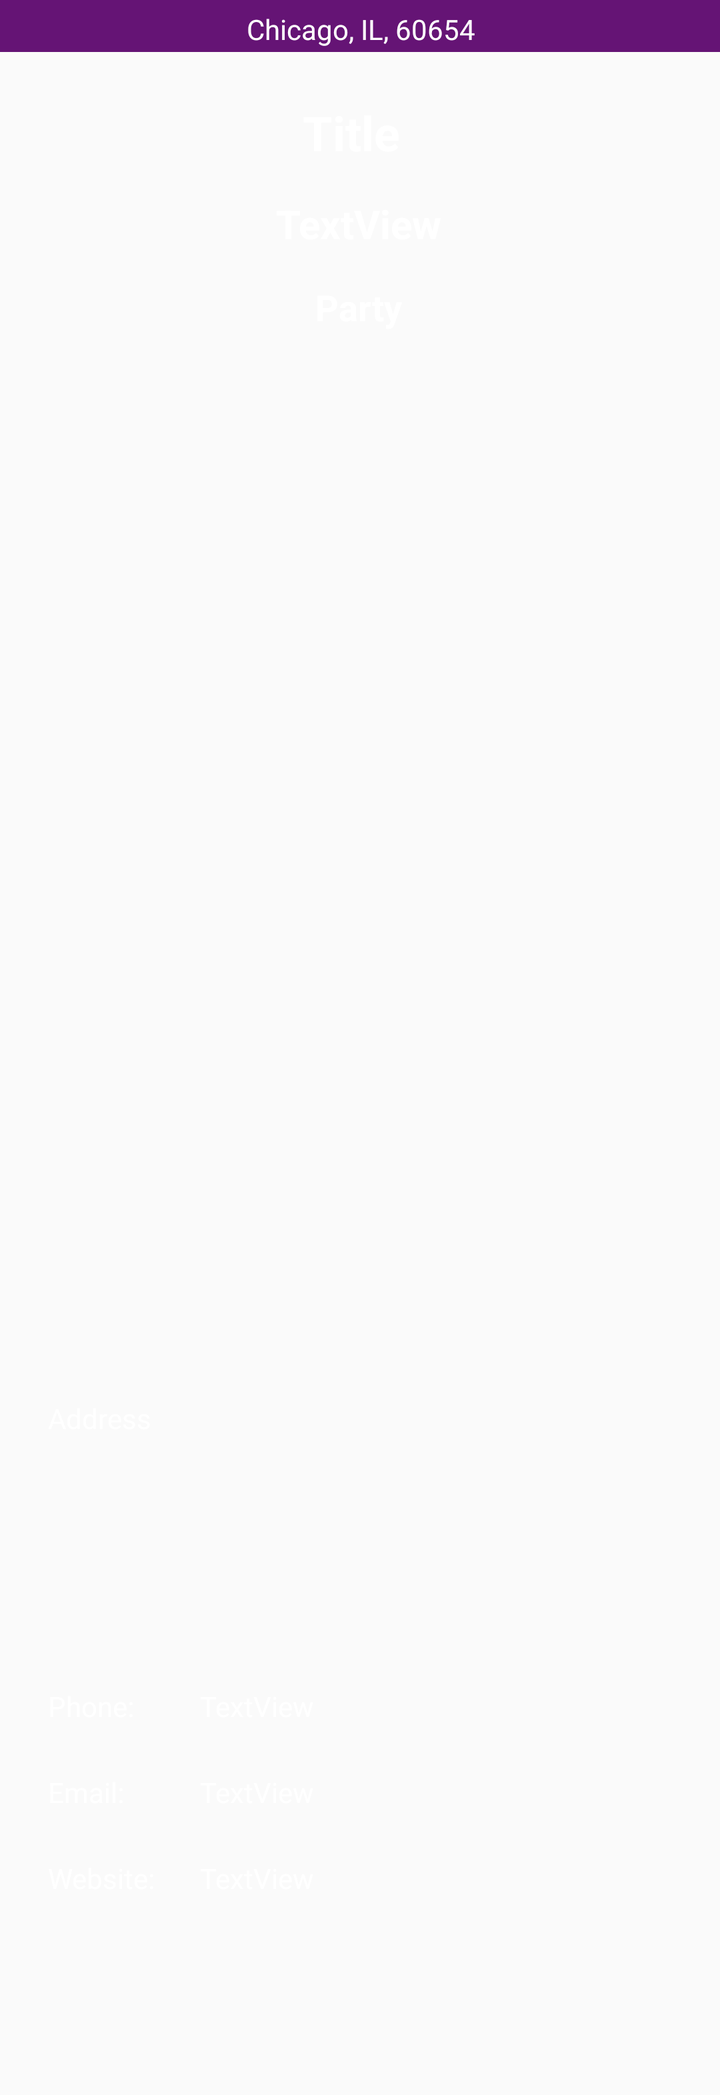
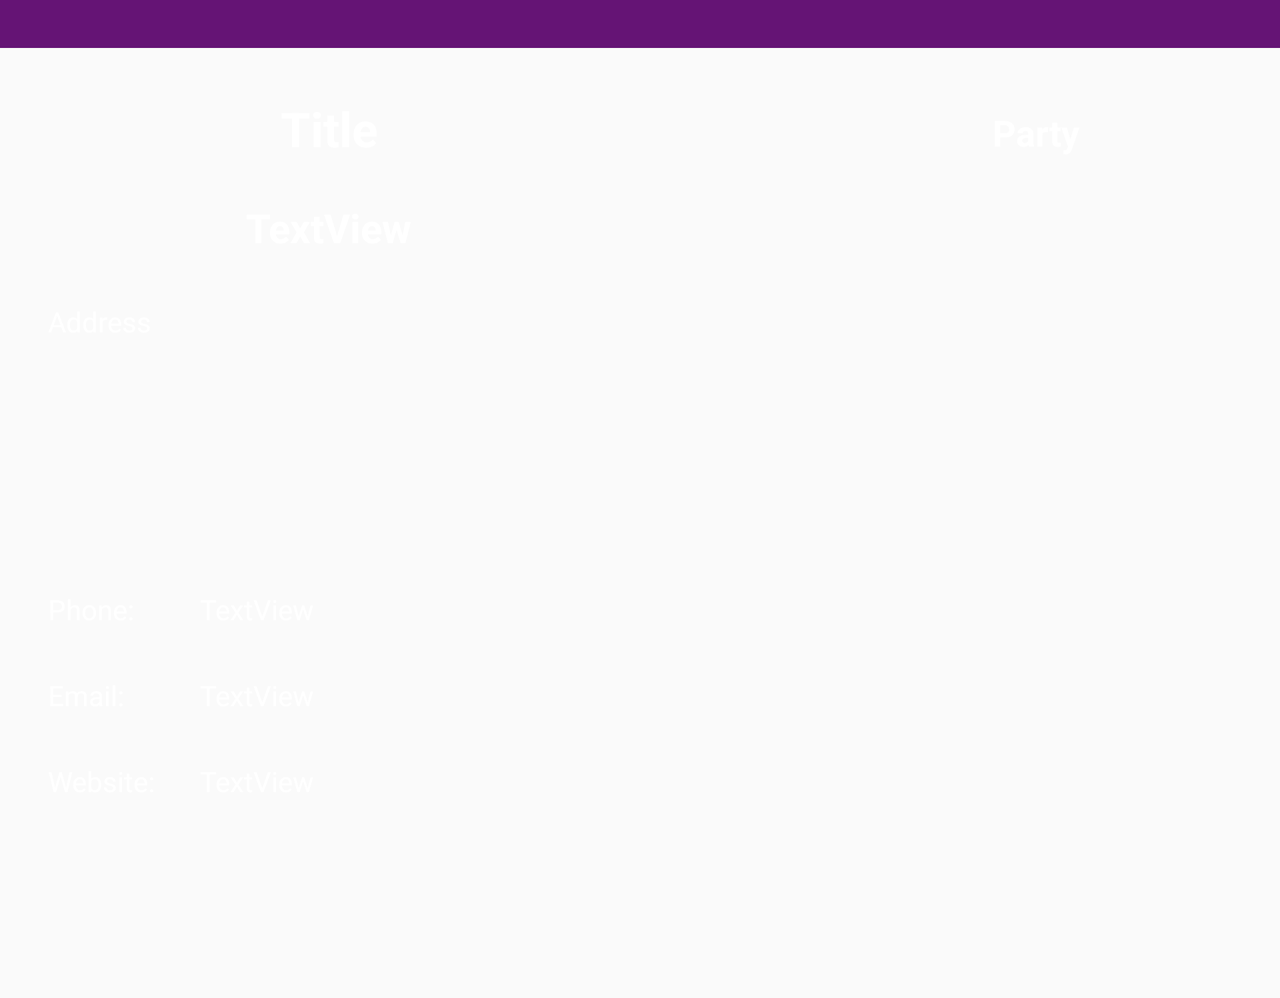

Two renders of one Android screen. The first uses the default layout on a phone; the second uses the alternative layout the repository ships for a different screen configuration, on a matching device. The two XML files are below.
<!-- AndroidManifest.xml: application theme AppTheme -->
<!-- res/layout/official_activity.xml -->
<?xml version="1.0" encoding="utf-8"?>
<ScrollView xmlns:android="http://schemas.android.com/apk/res/android"
    xmlns:app="http://schemas.android.com/apk/res-auto"
    xmlns:tools="http://schemas.android.com/tools"
    android:id="@+id/linearLayout2"
    android:layout_width="match_parent"
    android:layout_height="wrap_content"
    android:onClick="openPhotoActivity">

    <androidx.constraintlayout.widget.ConstraintLayout
        android:id="@+id/linearLayout6"
        android:layout_width="match_parent"
        android:layout_height="match_parent"
        app:layout_constraintBottom_toBottomOf="parent"
        app:layout_constraintEnd_toEndOf="parent"
        app:layout_constraintHorizontal_bias="0.0"
        app:layout_constraintStart_toStartOf="parent"
        app:layout_constraintTop_toTopOf="parent"
        app:layout_constraintVertical_bias="0.0">

        <TextView
            android:id="@+id/addressIn3"
            android:layout_width="0dp"
            android:layout_height="19dp"
            android:layout_marginStart="24dp"
            android:layout_marginTop="16dp"
            android:layout_marginEnd="24dp"
            android:maxLength="80"
            android:textColor="#FFFFFF"
            app:layout_constraintEnd_toEndOf="parent"
            app:layout_constraintHorizontal_bias="0.0"
            app:layout_constraintStart_toEndOf="@+id/Address"
            app:layout_constraintTop_toBottomOf="@+id/AddressIn" />

        <TextView
            android:id="@+id/location"
            android:layout_width="413dp"
            android:layout_height="26dp"
            android:background="@color/purple"
            android:onClick="openPhotoActivity"
            android:paddingTop="5sp"
            android:text="Chicago, IL, 60654"
            android:textAlignment="center"
            android:textColor="#FFFFFF"
            app:layout_constraintEnd_toEndOf="parent"
            app:layout_constraintStart_toStartOf="parent"
            app:layout_constraintTop_toTopOf="parent" />

        <TextView
            android:id="@+id/officeTitle"
            android:layout_width="wrap_content"
            android:layout_height="wrap_content"
            android:layout_marginTop="24dp"
            android:text="Title"
            android:textColor="#FFFFFF"
            android:textSize="24sp"
            android:textStyle="bold"
            app:layout_constraintEnd_toEndOf="parent"
            app:layout_constraintHorizontal_bias="0.486"
            app:layout_constraintStart_toStartOf="parent"
            app:layout_constraintTop_toBottomOf="@+id/location" />

        <TextView
            android:id="@+id/Name"
            android:layout_width="wrap_content"
            android:layout_height="wrap_content"
            android:layout_marginTop="16dp"
            android:text="TextView"
            android:textColor="#FFFFFF"
            android:textSize="20sp"
            android:textStyle="bold"
            app:layout_constraintEnd_toEndOf="parent"
            app:layout_constraintHorizontal_bias="0.498"
            app:layout_constraintStart_toStartOf="parent"
            app:layout_constraintTop_toBottomOf="@+id/officeTitle" />

        <TextView
            android:id="@+id/Party"
            android:layout_width="wrap_content"
            android:layout_height="wrap_content"
            android:layout_marginStart="16dp"
            android:layout_marginTop="16dp"
            android:layout_marginEnd="16dp"
            android:onClick="openLink"
            android:text="Party"
            android:textColor="#FFFFFF"
            android:textSize="18sp"
            android:textStyle="bold"
            app:layout_constraintEnd_toEndOf="parent"
            app:layout_constraintHorizontal_bias="0.498"
            app:layout_constraintStart_toStartOf="parent"
            app:layout_constraintTop_toBottomOf="@+id/Name" />

        <ImageView
            android:id="@+id/officialImage"
            android:layout_width="310dp"
            android:layout_height="507dp"
            android:layout_marginStart="16dp"
            android:layout_marginEnd="16dp"
            android:onClick="openPhotoActivity"
            android:scaleType="fitCenter"
            android:visibility="visible"
            app:layout_constraintEnd_toEndOf="parent"
            app:layout_constraintHorizontal_bias="0.493"
            app:layout_constraintStart_toStartOf="parent"
            app:layout_constraintTop_toBottomOf="@+id/Party" />

        <ImageView
            android:id="@+id/partyLogo"
            android:layout_width="75dp"
            android:layout_height="75dp"
            android:layout_marginBottom="5dp"
            android:onClick="openLink"
            android:scaleType="fitCenter"
            app:layout_constraintBottom_toBottomOf="@+id/officialImage"
            app:layout_constraintEnd_toEndOf="parent"
            app:layout_constraintStart_toStartOf="parent" />

        <ImageView
            android:id="@+id/facebook"
            android:layout_width="75dp"
            android:layout_height="75dp"
            android:layout_marginTop="24dp"
            android:layout_marginEnd="48dp"
            android:onClick="openFB"
            android:scaleType="fitCenter"
            app:layout_constraintEnd_toEndOf="parent"
            app:layout_constraintTop_toBottomOf="@+id/webIn"
            tools:ignore="DuplicateIds" />

        <ImageView
            android:id="@+id/youtube"
            android:layout_width="75dp"
            android:layout_height="75dp"
            android:layout_marginTop="24dp"
            android:layout_marginEnd="16dp"
            android:onClick="openYT"
            android:scaleType="fitCenter"
            app:layout_constraintEnd_toStartOf="@+id/facebook"
            app:layout_constraintTop_toBottomOf="@+id/webIn" />

        <ImageView
            android:id="@+id/twitter"
            android:layout_width="75dp"
            android:layout_height="75dp"
            android:layout_marginTop="24dp"
            android:layout_marginEnd="16dp"
            android:onClick="openTwitter"
            android:scaleType="fitCenter"
            app:layout_constraintEnd_toStartOf="@+id/youtube"
            app:layout_constraintTop_toBottomOf="@+id/webIn" />

        <ImageView
            android:id="@+id/googlePlus"
            android:layout_width="75dp"
            android:layout_height="75dp"
            android:layout_marginTop="24dp"
            android:layout_marginEnd="16dp"
            android:onClick="openGP"
            android:scaleType="fitCenter"
            app:layout_constraintEnd_toEndOf="parent"
            app:layout_constraintEnd_toStartOf="@+id/twitter"
            app:layout_constraintTop_toBottomOf="@+id/Website" />

        <TextView
            android:id="@+id/Website"
            android:layout_width="wrap_content"
            android:layout_height="wrap_content"
            android:layout_marginStart="24dp"
            android:layout_marginTop="24dp"
            android:text="Website: "
            android:textColor="#FFFFFF"
            app:layout_constraintStart_toStartOf="parent"
            app:layout_constraintTop_toBottomOf="@id/email" />

        <TextView
            android:id="@+id/Address"
            android:layout_width="52dp"
            android:layout_height="19dp"
            android:layout_marginStart="24dp"
            android:layout_marginTop="32dp"
            android:text="Address:"
            android:textColor="#FFFFFF"
            app:layout_constraintStart_toStartOf="parent"
            app:layout_constraintTop_toBottomOf="@+id/partyLogo" />

        <TextView
            android:id="@+id/CityStateZip"
            android:layout_width="0dp"
            android:layout_height="wrap_content"
            android:layout_marginStart="24dp"
            android:layout_marginTop="16dp"
            android:layout_marginEnd="24dp"
            android:textColor="#FFFFFF"
            app:layout_constraintEnd_toEndOf="parent"
            app:layout_constraintHorizontal_bias="0.0"
            app:layout_constraintStart_toEndOf="@+id/Address"
            app:layout_constraintTop_toBottomOf="@+id/addressIn2" />

        <TextView
            android:id="@+id/phone"
            android:layout_width="wrap_content"
            android:layout_height="wrap_content"
            android:layout_marginStart="24dp"
            android:layout_marginTop="125dp"
            android:text="Phone:"
            android:textColor="#FFFFFF"
            app:layout_constraintStart_toStartOf="parent"
            app:layout_constraintTop_toBottomOf="@+id/Address" />

        <TextView
            android:id="@+id/email"
            android:layout_width="wrap_content"
            android:layout_height="wrap_content"
            android:layout_marginStart="24dp"
            android:layout_marginTop="24dp"
            android:text="Email:"
            android:textColor="#FFFFFF"
            app:layout_constraintStart_toStartOf="parent"
            app:layout_constraintTop_toBottomOf="@+id/phone" />

        <TextView
            android:id="@+id/AddressIn"
            android:layout_width="0dp"
            android:layout_height="wrap_content"
            android:layout_marginStart="24dp"
            android:layout_marginTop="32dp"
            android:layout_marginEnd="24dp"
            android:maxLength="80"
            android:textColor="#FFFFFF"
            app:layout_constraintEnd_toEndOf="parent"
            app:layout_constraintHorizontal_bias="0.0"
            app:layout_constraintStart_toEndOf="@+id/Address"
            app:layout_constraintTop_toBottomOf="@+id/officialImage" />

        <TextView
            android:id="@+id/phoneIn"
            android:layout_width="wrap_content"
            android:layout_height="wrap_content"
            android:layout_marginStart="24dp"
            android:layout_marginTop="125dp"
            android:text="TextView"
            android:textColor="#FFFFFF"
            app:layout_constraintStart_toEndOf="@+id/Address"
            app:layout_constraintTop_toBottomOf="@+id/Address" />

        <TextView
            android:id="@+id/emailIn"
            android:layout_width="wrap_content"
            android:layout_height="wrap_content"
            android:layout_marginStart="24dp"
            android:layout_marginTop="24dp"
            android:text="TextView"
            android:textColor="#FFFFFF"
            app:layout_constraintStart_toEndOf="@+id/Address"
            app:layout_constraintTop_toBottomOf="@+id/phoneIn" />

        <TextView
            android:id="@+id/addressIn2"
            android:layout_width="0dp"
            android:layout_height="wrap_content"
            android:layout_marginStart="24dp"
            android:layout_marginTop="16dp"
            android:layout_marginEnd="24dp"
            android:maxLength="80"
            android:textColor="#FAFFFFFF"
            app:layout_constraintEnd_toEndOf="parent"
            app:layout_constraintStart_toEndOf="@+id/Address"
            app:layout_constraintTop_toBottomOf="@+id/addressIn3" />

        <TextView
            android:id="@+id/webIn"
            android:layout_width="wrap_content"
            android:layout_height="wrap_content"
            android:layout_marginStart="24dp"
            android:layout_marginTop="24dp"
            android:layout_marginBottom="24dp"
            android:text="TextView"
            android:textColor="#FFFFFF"
            app:layout_constraintBottom_toBottomOf="parent"
            app:layout_constraintStart_toEndOf="@+id/Address"
            app:layout_constraintTop_toBottomOf="@+id/emailIn"
            app:layout_constraintVertical_bias="0.0" />

    </androidx.constraintlayout.widget.ConstraintLayout>
</ScrollView>
<!-- resources referenced by this layout -->
<resources>
  <color name="purple">#F55F0B70</color>
  <style name="AppTheme" parent="Theme.AppCompat.Light.DarkActionBar">
          
          <item name="colorPrimary">@color/gray</item>
          <item name="colorPrimaryDark">@color/purple</item>
          <item name="colorAccent">@color/colorAccent</item>
          <item name="android:actionMenuTextColor">@color/purple</item>
          <item name="android:itemBackground">@color/purple</item>
      </style>
  <color name="gray">#F57E7881</color>
  <color name="colorAccent">#D81B60</color>
</resources>
<!-- res/layout-land/official_activity.xml (the repository's variant of the layout above) -->
<!-- drawn on the phone turned sideways -->
<?xml version="1.0" encoding="utf-8"?>
<ScrollView xmlns:android="http://schemas.android.com/apk/res/android"

    xmlns:app="http://schemas.android.com/apk/res-auto"
    xmlns:tools="http://schemas.android.com/tools"
    android:id="@+id/linearLayout2"
    android:layout_width="match_parent"
    android:layout_height="match_parent"
    android:orientation="vertical"
    tools:ignore="MissingDefaultResource">

    <androidx.constraintlayout.widget.ConstraintLayout
        android:id="@+id/linearLayout6"
        android:layout_width="match_parent"
        android:layout_height="wrap_content"
        app:layout_constraintBottom_toBottomOf="parent"
        app:layout_constraintEnd_toEndOf="parent"
        app:layout_constraintHorizontal_bias="0.0"
        app:layout_constraintStart_toStartOf="parent"
        app:layout_constraintTop_toTopOf="parent"
        app:layout_constraintVertical_bias="0.0">

        <TextView
            android:id="@+id/addressIn3"
            android:layout_width="0dp"
            android:layout_height="wrap_content"
            android:layout_marginStart="24dp"
            android:layout_marginTop="24dp"
            android:layout_marginEnd="24dp"
            android:maxLength="80"
            android:textColor="#FFFFFF"
            app:layout_constraintEnd_toStartOf="@+id/officialImage"
            app:layout_constraintStart_toEndOf="@+id/Address"
            app:layout_constraintTop_toBottomOf="@+id/Name" />

        <TextView
            android:id="@+id/location"
            android:layout_width="0dp"
            android:layout_height="wrap_content"
            android:background="@color/purple"
            android:onClick="openPhotoActivity"
            android:paddingTop="5sp"
            android:textAlignment="center"
            android:textColor="#FFFFFF"
            app:layout_constraintEnd_toEndOf="parent"
            app:layout_constraintStart_toStartOf="parent"
            app:layout_constraintTop_toTopOf="parent" />

        <TextView
            android:id="@+id/officeTitle"
            android:layout_width="wrap_content"
            android:layout_height="wrap_content"
            android:layout_marginStart="24dp"
            android:layout_marginTop="24dp"
            android:layout_marginEnd="24dp"
            android:text="Title"
            android:textColor="#FFFFFF"
            android:textSize="24sp"
            android:textStyle="bold"
            app:layout_constraintEnd_toStartOf="@+id/officialImage"
            app:layout_constraintStart_toStartOf="parent"
            app:layout_constraintTop_toBottomOf="@+id/location" />

        <TextView
            android:id="@+id/Name"
            android:layout_width="wrap_content"
            android:layout_height="wrap_content"
            android:layout_marginStart="24dp"
            android:layout_marginTop="20dp"
            android:layout_marginEnd="24dp"
            android:text="TextView"
            android:textColor="#FFFFFF"
            android:textSize="20sp"
            android:textStyle="bold"
            app:layout_constraintEnd_toStartOf="@+id/officialImage"
            app:layout_constraintStart_toStartOf="parent"
            app:layout_constraintTop_toBottomOf="@+id/officeTitle" />

        <TextView
            android:id="@+id/Party"
            android:layout_width="wrap_content"
            android:layout_height="wrap_content"
            android:layout_marginTop="30dp"
            android:layout_marginEnd="100dp"
            android:onClick="openLink"
            android:text="Party"
            android:textColor="#FFFFFF"
            android:textSize="18sp"
            android:textStyle="bold"
            app:layout_constraintEnd_toEndOf="parent"
            app:layout_constraintTop_toBottomOf="@+id/location" />

        <ImageView
            android:id="@+id/officialImage"
            android:layout_width="287dp"
            android:layout_height="308dp"
            android:layout_marginStart="16dp"
            android:layout_marginTop="24dp"
            android:layout_marginEnd="16dp"
            android:onClick="openPhotoActivity"
            android:scaleType="fitCenter"
            android:visibility="visible"
            app:layout_constraintEnd_toEndOf="parent"
            app:layout_constraintHorizontal_bias="0.975"
            app:layout_constraintStart_toStartOf="parent"
            app:layout_constraintTop_toBottomOf="@+id/Party" />

        <ImageView
            android:id="@+id/partyLogo"
            android:layout_width="75dp"
            android:layout_height="75dp"
            android:onClick="openLink"
            android:scaleType="fitCenter"
            app:layout_constraintBottom_toBottomOf="@+id/officialImage"
            app:layout_constraintEnd_toEndOf="@+id/officialImage"
            app:layout_constraintHorizontal_bias="0.495"
            app:layout_constraintStart_toStartOf="@+id/officialImage" />

        <ImageView
            android:id="@+id/facebook"
            android:layout_width="75dp"
            android:layout_height="75dp"
            android:layout_marginTop="24dp"
            android:layout_marginEnd="250dp"
            android:onClick="openFB"
            android:scaleType="fitCenter"
            app:layout_constraintEnd_toEndOf="parent"
            app:layout_constraintTop_toBottomOf="@+id/webIn"
            tools:ignore="DuplicateIds" />

        <ImageView
            android:id="@+id/youtube"
            android:layout_width="75dp"
            android:layout_height="75dp"
            android:layout_marginTop="24dp"
            android:layout_marginEnd="32dp"
            android:onClick="openYT"
            android:scaleType="fitCenter"
            app:layout_constraintEnd_toStartOf="@+id/facebook"
            app:layout_constraintTop_toBottomOf="@+id/webIn" />

        <ImageView
            android:id="@+id/twitter"
            android:layout_width="75dp"
            android:layout_height="75dp"
            android:layout_marginTop="24dp"
            android:layout_marginEnd="32dp"
            android:onClick="openTwitter"
            android:scaleType="fitCenter"
            app:layout_constraintEnd_toStartOf="@+id/youtube"
            app:layout_constraintTop_toBottomOf="@+id/webIn" />

        <ImageView
            android:id="@+id/googlePlus"
            android:layout_width="75dp"
            android:layout_height="75dp"
            android:layout_marginTop="24dp"
            android:layout_marginEnd="32dp"
            android:onClick="openGP"
            android:scaleType="fitCenter"
            app:layout_constraintBottom_toBottomOf="parent"
            app:layout_constraintEnd_toStartOf="@+id/twitter"
            app:layout_constraintTop_toBottomOf="@+id/Website"
            app:layout_constraintVertical_bias="0.0" />

        <TextView
            android:id="@+id/Website"
            android:layout_width="wrap_content"
            android:layout_height="wrap_content"
            android:layout_marginStart="24dp"
            android:layout_marginTop="24dp"
            android:text="Website: "
            android:textColor="#FFFFFF"
            app:layout_constraintStart_toStartOf="parent"
            app:layout_constraintTop_toBottomOf="@id/email" />

        <TextView
            android:id="@+id/Address"
            android:layout_width="52dp"
            android:layout_height="19dp"
            android:layout_marginStart="24dp"
            android:layout_marginTop="24dp"
            android:text="Address:"
            android:textColor="#FFFFFF"
            app:layout_constraintStart_toStartOf="parent"
            app:layout_constraintTop_toBottomOf="@+id/Name" />

        <TextView
            android:id="@+id/CityStateZip"
            android:layout_width="0dp"
            android:layout_height="wrap_content"
            android:layout_marginStart="24dp"
            android:layout_marginTop="16dp"
            android:layout_marginEnd="24dp"
            android:textColor="#FFFFFF"
            app:layout_constraintEnd_toStartOf="@+id/officialImage"
            app:layout_constraintStart_toEndOf="@+id/Address"
            app:layout_constraintTop_toBottomOf="@+id/addressIn2" />

        <TextView
            android:id="@+id/phone"
            android:layout_width="wrap_content"
            android:layout_height="wrap_content"
            android:layout_marginStart="24dp"
            android:layout_marginTop="125dp"
            android:text="Phone:"
            android:textColor="#FFFFFF"
            app:layout_constraintStart_toStartOf="parent"
            app:layout_constraintTop_toBottomOf="@+id/Address" />

        <TextView
            android:id="@+id/email"
            android:layout_width="wrap_content"
            android:layout_height="wrap_content"
            android:layout_marginStart="24dp"
            android:layout_marginTop="24dp"
            android:text="Email:"
            android:textColor="#FFFFFF"
            app:layout_constraintStart_toStartOf="parent"
            app:layout_constraintTop_toBottomOf="@+id/phone" />

        <TextView
            android:id="@+id/AddressIn"
            android:layout_width="0dp"
            android:layout_height="wrap_content"
            android:layout_marginStart="24dp"
            android:layout_marginTop="16dp"
            android:layout_marginEnd="24dp"
            android:maxLength="80"
            android:textColor="#FFFFFF"
            app:layout_constraintEnd_toStartOf="@+id/officialImage"
            app:layout_constraintStart_toEndOf="@+id/Address"
            app:layout_constraintTop_toBottomOf="@+id/addressIn3" />

        <TextView
            android:id="@+id/phoneIn"
            android:layout_width="wrap_content"
            android:layout_height="wrap_content"
            android:layout_marginStart="24dp"
            android:layout_marginTop="125dp"
            android:text="TextView"
            android:textColor="#FFFFFF"
            app:layout_constraintStart_toEndOf="@+id/Address"
            app:layout_constraintTop_toBottomOf="@+id/Address" />

        <TextView
            android:id="@+id/emailIn"
            android:layout_width="wrap_content"
            android:layout_height="wrap_content"
            android:layout_marginStart="24dp"
            android:layout_marginTop="24dp"
            android:text="TextView"
            android:textColor="#FFFFFF"
            app:layout_constraintStart_toEndOf="@+id/Address"
            app:layout_constraintTop_toBottomOf="@+id/phoneIn" />

        <TextView
            android:id="@+id/addressIn2"
            android:layout_width="0dp"
            android:layout_height="wrap_content"
            android:layout_marginStart="24dp"
            android:layout_marginTop="16dp"
            android:layout_marginEnd="24dp"
            android:maxLength="80"
            android:textColor="#FAFFFFFF"
            app:layout_constraintEnd_toStartOf="@+id/officialImage"
            app:layout_constraintStart_toEndOf="@+id/Address"
            app:layout_constraintTop_toBottomOf="@+id/AddressIn" />

        <TextView
            android:id="@+id/webIn"
            android:layout_width="wrap_content"
            android:layout_height="wrap_content"
            android:layout_marginStart="24dp"
            android:layout_marginTop="24dp"
            android:text="TextView"
            android:textColor="#FFFFFF"
            app:layout_constraintStart_toEndOf="@+id/Address"
            app:layout_constraintTop_toBottomOf="@+id/emailIn" />

    </androidx.constraintlayout.widget.ConstraintLayout>
</ScrollView>
